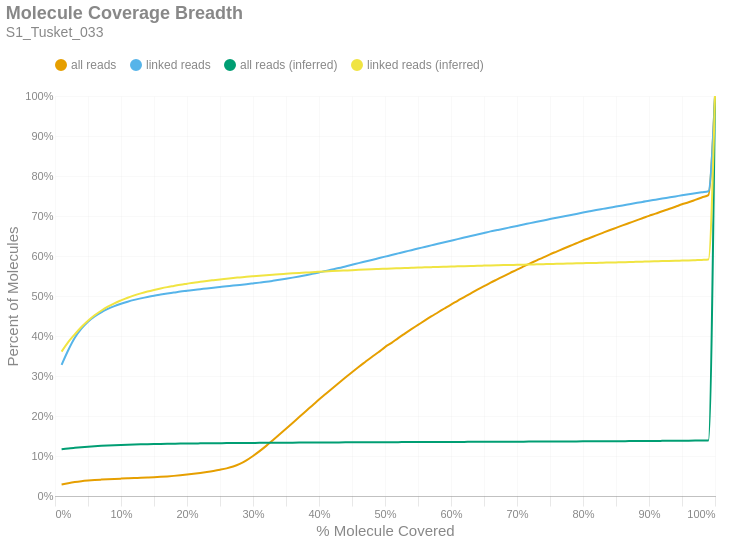

Notebook cell for this chart:
### Markdown cell above
### Molecule Read Coverage
This chart shows molecule coverage breadth as computed by the number of bases aligned to that molecule. In other words, "*how much of each unique long molecule is actually sequenced/aligned?*" Keep in mind there is a distinction between sequences and alignments, since some sequences belonging to a particular molecule may not align well and wouldn't appear in the alignment data. This chart also shows molecule coverage breadth as computed by the *inferred fragment* from which the aligned sequences originate. Unlike read coverage, this calculation takes into account the total insert size, including unsequenced gaps between the forward and reverse reads. Like the previous figures, these are cumulative percents.

### Code cell
if SKIPLR:
    print_html(f"Skipped")
else:
    binned_df = consolidated_hist(valids['coverage_bp'], mask, 0.01, True)
    binned_df_inf = consolidated_hist(valids['coverage_inserts'], mask, 0.01, True)
    binned_df = binned_df.with_columns(pl.lit(binned_df_inf['all reads (cumsum)']).alias('all reads (inferred)'))
    binned_df = binned_df.with_columns(pl.lit(binned_df_inf['linked reads (cumsum)']).alias('linked reads (inferred)'))
    binned_df = binned_df.with_columns(
        (pl.col('bin').cast(pl.Float64) + 0.01).alias('right_edge')
    )

    with SafeRender(binned_df):
        (
            density_plot(binned_df, 'Molecule Coverage Breadth', samplename, 'molcov', ['all reads (inferred)','linked reads (inferred)'])
            .encode(
                #x=alt.X('bin:Q', title="% Molecule Covered").axis(format = '%').scale(padding=0),
                x=alt.X('right_edge:Q', title="% Molecule Covered").axis(format='%').scale(padding=0),
                y=alt.Y('value:Q', title='Percent of Molecules')
                    .axis(format='%')
                    .stack(False)
                    .scale(domainMin=0, padding=0),
                color=alt.Color("key:N").scale(domain = ["all reads", "linked reads", "all reads (inferred)", "linked reads (inferred)"]),
                tooltip = [
                    alt.Tooltip("key:N", title = "Data Type"),
                    alt.Tooltip("range_label:N", title="% Molecule Covered"),
                    alt.Tooltip("value:Q", format = ".2%", title="% Molecules")
                ]
            )
        ).display()

### Figure 1 — Vega-Lite specification as saved in the notebook (floating-point values rounded to 4 significant figures)
{"width": "container", "height": 400, "config": {"title": {"anchor": "start", "dy": -15, "fontSize": 18, "color": "#888888", "subtitleColor": "#888888", "subtitleFontSize": 14}, "arc": {"fill": "#0072B2"}, "axis": {"domainColor": "#888888", "domainWidth": 0.5, "gridWidth": 0.2, "grid": false, "titleFontWeight": 400, "titleFontSize": 15, "labelFontSize": 11, "labelColor": "#888888", "tickColor": "#888888", "tickWidth": 0.2, "titleColor": "#888888"}, "axisBand": {"grid": false}, "axisX": {"grid": true, "tickSize": 10, "domainCap": "round"}, "axisY": {"domain": false, "grid": true, "tickSize": 0, "domainCap": "round"}, "background": "transparent", "header": {"labelFontSize": 15, "labelColor": "#888888", "titleFontSize": 15, "titleFontWeight": 600, "titleColor": "#888888"}, "legend": {"labelFont": "sans-serif", "labelFontSize": 12, "labelColor": "#888888", "symbolSize": 100, "symbolType": "circle", "titleFontSize": 12, "titlePadding": 10, "titleColor": "#888888", "title": null, "orient": "top"}, "range": {"category": ["#E69F00", "#56B4E9", "#009E73", "#F0E442", "#0072B2", "#D55E00", "#CC79A7", "#000000"], "diverging": ["#cfe8f3", "#a2d4ec", "#73bfe2", "#46abdb", "#1696d2", "#12719e"]}, "area": {"fill": "#0072B2", "fillOpacity": 0.7, "line": true, "strokeOpacity": 0.7}, "line": {"color": "#0072B2", "stroke": "#0072B2", "strokeWidth": 2}, "trail": {"color": "#0072B2", "stroke": "#0072B2", "strokeWidth": 0, "size": 1}, "point": {"filled": true, "fillOpacity": 1.0, "size": 95}, "text": {"color": "#888888", "fontSize": 11, "align": "right", "fontWeight": 400, "size": 11}, "bar": {"fill": "#0072B2", "stroke": null}, "view": {"stroke": null, "continuousWidth": 660, "continuousHeight": 400}}, "data": {"name": "data-b78da4c14fa269b20f65f8001231d767"}, "mark": {"type": "line", "interpolate": "monotone", "point": {"opacity": 0, "size": 275}}, "encoding": {"color": {"field": "key", "scale": {"domain": ["all reads", "linked reads", "all reads (inferred)", "linked reads (inferred)"]}, "type": "nominal"}, "tooltip": [{"field": "key", "title": "Data Type", "type": "nominal"}, {"field": "range_label", "title": "% Molecule Covered", "type": "nominal"}, {"field": "value", "format": ".2%", "title": "% Molecules", "type": "quantitative"}], "x": {"axis": {"format": "%"}, "field": "right_edge", "scale": {"padding": 0}, "title": "% Molecule Covered", "type": "quantitative"}, "y": {"axis": {"format": "%"}, "field": "value", "scale": {"domainMin": 0, "padding": 0}, "stack": false, "title": "Percent of Molecules", "type": "quantitative"}}, "params": [{"name": "param_c36ac31b6afebe62", "select": {"type": "point", "fields": ["key"]}, "bind": "legend"}], "title": {"text": "Molecule Coverage Breadth", "subtitle": "S1_Tusket_033"}, "transform": [{"fold": ["all reads (cumsum)", "linked reads (cumsum)", "all reads (inferred)", "linked reads (inferred)"]}, {"calculate": "replace(datum.key, ' (cumsum)', '')", "as": "key"}, {"filter": {"param": "param_c36ac31b6afebe62"}}], "usermeta": {"embedOptions": {"downloadFileName": "S1_Tusket_033.molcov"}}, "$schema": "https://vega.github.io/schema/vega-lite/v6.1.0.json", "datasets": {"data-b78da4c14fa269b20f65f8001231d767": [{"bin": "0.0", "interval": "0.0-0.01", "all reads": 0.02883, "linked reads": 0.3279, "all reads (cumsum)": 0.02883, "linked reads (cumsum)": 0.3279, "range_label": "0.0-0.01", "all reads (inferred)": 0.1168, "linked reads (inferred)": 0.3609, "right_edge": 0.01}, {"bin": "0.01", "interval": "0.01-0.02", "all reads": 0.003267, "linked reads": 0.03657, "all reads (cumsum)": 0.0321, "linked reads (cumsum)": 0.3644, "range_label": "0.01-0.02", "all reads (inferred)": 0.1188, "linked reads (inferred)": 0.3846, "right_edge": 0.02}, {"bin": "0.02", "interval": "0.02-0.03", "all reads": 0.002793, "linked reads": 0.03133, "all reads (cumsum)": 0.0349, "linked reads (cumsum)": 0.3958, "range_label": "0.02-0.03", "all reads (inferred)": 0.1205, "linked reads (inferred)": 0.4042, "right_edge": 0.03}, {"bin": "0.03", "interval": "0.03-0.04", "all reads": 0.002136, "linked reads": 0.02272, "all reads (cumsum)": 0.03703, "linked reads (cumsum)": 0.4185, "range_label": "0.03-0.04", "all reads (inferred)": 0.122, "linked reads (inferred)": 0.4226, "right_edge": 0.04}, {"bin": "0.04", "interval": "0.04-0.05", "all reads": 0.001614, "linked reads": 0.01734, "all reads (cumsum)": 0.03865, "linked reads (cumsum)": 0.4358, "range_label": "0.04-0.05", "all reads (inferred)": 0.1234, "linked reads (inferred)": 0.4381, "right_edge": 0.05}, {"bin": "0.05", "interval": "0.05-0.06", "all reads": 0.001318, "linked reads": 0.01319, "all reads (cumsum)": 0.03996, "linked reads (cumsum)": 0.449, "range_label": "0.05-0.06", "all reads (inferred)": 0.1246, "linked reads (inferred)": 0.4518, "right_edge": 0.06}, {"bin": "0.06", "interval": "0.06-0.07", "all reads": 0.001024, "linked reads": 0.01022, "all reads (cumsum)": 0.04099, "linked reads (cumsum)": 0.4593, "range_label": "0.06-0.07", "all reads (inferred)": 0.1255, "linked reads (inferred)": 0.4631, "right_edge": 0.07}, {"bin": "0.07", "interval": "0.07-0.08", "all reads": 0.0008937, "linked reads": 0.008384, "all reads (cumsum)": 0.04188, "linked reads (cumsum)": 0.4676, "range_label": "0.07-0.08", "all reads (inferred)": 0.1264, "linked reads (inferred)": 0.4733, "right_edge": 0.08}, {"bin": "0.08", "interval": "0.08-0.09", "all reads": 0.0008173, "linked reads": 0.007166, "all reads (cumsum)": 0.0427, "linked reads (cumsum)": 0.4748, "range_label": "0.08-0.09", "all reads (inferred)": 0.1271, "linked reads (inferred)": 0.4818, "right_edge": 0.09}, {"bin": "0.09", "interval": "0.09-0.1", "all reads": 0.0007488, "linked reads": 0.005867, "all reads (cumsum)": 0.04345, "linked reads (cumsum)": 0.4807, "range_label": "0.09-0.1", "all reads (inferred)": 0.1277, "linked reads (inferred)": 0.489, "right_edge": 0.1}, {"bin": "0.1", "interval": "0.1-0.11", "all reads": 0.00072, "linked reads": 0.005125, "all reads (cumsum)": 0.04417, "linked reads (cumsum)": 0.4858, "range_label": "0.1-0.11", "all reads (inferred)": 0.1282, "linked reads (inferred)": 0.4957, "right_edge": 0.11}, {"bin": "0.11", "interval": "0.11-0.12", "all reads": 0.0007068, "linked reads": 0.00449, "all reads (cumsum)": 0.04487, "linked reads (cumsum)": 0.4903, "range_label": "0.11-0.12", "all reads (inferred)": 0.1287, "linked reads (inferred)": 0.5015, "right_edge": 0.12}, {"bin": "0.12", "interval": "0.12-0.13", "all reads": 0.0006635, "linked reads": 0.003767, "all reads (cumsum)": 0.04554, "linked reads (cumsum)": 0.4941, "range_label": "0.12-0.13", "all reads (inferred)": 0.1291, "linked reads (inferred)": 0.5066, "right_edge": 0.13}, {"bin": "0.13", "interval": "0.13-0.14", "all reads": 0.0007156, "linked reads": 0.003541, "all reads (cumsum)": 0.04625, "linked reads (cumsum)": 0.4976, "range_label": "0.13-0.14", "all reads (inferred)": 0.1295, "linked reads (inferred)": 0.5112, "right_edge": 0.14}, {"bin": "0.14", "interval": "0.14-0.15", "all reads": 0.0007557, "linked reads": 0.003204, "all reads (cumsum)": 0.04701, "linked reads (cumsum)": 0.5008, "range_label": "0.14-0.15", "all reads (inferred)": 0.1298, "linked reads (inferred)": 0.5152, "right_edge": 0.15}, {"bin": "0.15", "interval": "0.15-0.16", "all reads": 0.0008753, "linked reads": 0.002775, "all reads (cumsum)": 0.04788, "linked reads (cumsum)": 0.5036, "range_label": "0.15-0.16", "all reads (inferred)": 0.1302, "linked reads (inferred)": 0.5188, "right_edge": 0.16}, {"bin": "0.16", "interval": "0.16-0.17", "all reads": 0.00111, "linked reads": 0.002624, "all reads (cumsum)": 0.04899, "linked reads (cumsum)": 0.5062, "range_label": "0.16-0.17", "all reads (inferred)": 0.1304, "linked reads (inferred)": 0.5222, "right_edge": 0.17}, {"bin": "0.17", "interval": "0.17-0.18", "all reads": 0.001315, "linked reads": 0.002338, "all reads (cumsum)": 0.05031, "linked reads (cumsum)": 0.5085, "range_label": "0.17-0.18", "all reads (inferred)": 0.1307, "linked reads (inferred)": 0.5253, "right_edge": 0.18}, {"bin": "0.18", "interval": "0.18-0.19", "all reads": 0.00153, "linked reads": 0.002461, "all reads (cumsum)": 0.05184, "linked reads (cumsum)": 0.511, "range_label": "0.18-0.19", "all reads (inferred)": 0.131, "linked reads (inferred)": 0.5283, "right_edge": 0.19}, {"bin": "0.19", "interval": "0.19-0.2", "all reads": 0.00178, "linked reads": 0.002068, "all reads (cumsum)": 0.05362, "linked reads (cumsum)": 0.5131, "range_label": "0.19-0.2", "all reads (inferred)": 0.1312, "linked reads (inferred)": 0.5308, "right_edge": 0.2}, {"bin": "0.2", "interval": "0.2-0.21", "all reads": 0.00195, "linked reads": 0.002108, "all reads (cumsum)": 0.05557, "linked reads (cumsum)": 0.5152, "range_label": "0.2-0.21", "all reads (inferred)": 0.1314, "linked reads (inferred)": 0.5333, "right_edge": 0.21}, {"bin": "0.21", "interval": "0.21-0.22", "all reads": 0.002154, "linked reads": 0.00187, "all reads (cumsum)": 0.05772, "linked reads (cumsum)": 0.517, "range_label": "0.21-0.22", "all reads (inferred)": 0.1316, "linked reads (inferred)": 0.5355, "right_edge": 0.22}, {"bin": "0.22", "interval": "0.22-0.23", "all reads": 0.0024, "linked reads": 0.001933, "all reads (cumsum)": 0.06012, "linked reads (cumsum)": 0.519, "range_label": "0.22-0.23", "all reads (inferred)": 0.1318, "linked reads (inferred)": 0.5377, "right_edge": 0.23}, {"bin": "0.23", "interval": "0.23-0.24", "all reads": 0.00262, "linked reads": 0.00183, "all reads (cumsum)": 0.06274, "linked reads (cumsum)": 0.5208, "range_label": "0.23-0.24", "all reads (inferred)": 0.1319, "linked reads (inferred)": 0.5397, "right_edge": 0.24}, {"bin": "0.24", "interval": "0.24-0.25", "all reads": 0.002956, "linked reads": 0.001711, "all reads (cumsum)": 0.0657, "linked reads (cumsum)": 0.5225, "range_label": "0.24-0.25", "all reads (inferred)": 0.1321, "linked reads (inferred)": 0.5415, "right_edge": 0.25}, {"bin": "0.25", "interval": "0.25-0.26", "all reads": 0.003395, "linked reads": 0.001727, "all reads (cumsum)": 0.06909, "linked reads (cumsum)": 0.5242, "range_label": "0.25-0.26", "all reads (inferred)": 0.1322, "linked reads (inferred)": 0.5433, "right_edge": 0.26}, {"bin": "0.26", "interval": "0.26-0.27", "all reads": 0.004506, "linked reads": 0.001798, "all reads (cumsum)": 0.0736, "linked reads (cumsum)": 0.526, "range_label": "0.26-0.27", "all reads (inferred)": 0.1324, "linked reads (inferred)": 0.545, "right_edge": 0.27}, {"bin": "0.27", "interval": "0.27-0.28", "all reads": 0.006592, "linked reads": 0.001651, "all reads (cumsum)": 0.08019, "linked reads (cumsum)": 0.5277, "range_label": "0.27-0.28", "all reads (inferred)": 0.1325, "linked reads (inferred)": 0.5465, "right_edge": 0.28}, {"bin": "0.28", "interval": "0.28-0.29", "all reads": 0.008985, "linked reads": 0.001786, "all reads (cumsum)": 0.08918, "linked reads (cumsum)": 0.5295, "range_label": "0.28-0.29", "all reads (inferred)": 0.1327, "linked reads (inferred)": 0.5481, "right_edge": 0.29}, {"bin": "0.29", "interval": "0.29-0.3", "all reads": 0.01096, "linked reads": 0.001953, "all reads (cumsum)": 0.1001, "linked reads (cumsum)": 0.5314, "range_label": "0.29-0.3", "all reads (inferred)": 0.1328, "linked reads (inferred)": 0.5494, "right_edge": 0.3}, {"bin": "0.3", "interval": "0.3-0.31", "all reads": 0.01201, "linked reads": 0.001993, "all reads (cumsum)": 0.1121, "linked reads (cumsum)": 0.5334, "range_label": "0.3-0.31", "all reads (inferred)": 0.1329, "linked reads (inferred)": 0.5506, "right_edge": 0.31}, {"bin": "0.31", "interval": "0.31-0.32", "all reads": 0.01314, "linked reads": 0.0021, "all reads (cumsum)": 0.1253, "linked reads (cumsum)": 0.5355, "range_label": "0.31-0.32", "all reads (inferred)": 0.133, "linked reads (inferred)": 0.5519, "right_edge": 0.32}, {"bin": "0.32", "interval": "0.32-0.33", "all reads": 0.01402, "linked reads": 0.002434, "all reads (cumsum)": 0.1393, "linked reads (cumsum)": 0.538, "range_label": "0.32-0.33", "all reads (inferred)": 0.1331, "linked reads (inferred)": 0.5532, "right_edge": 0.33}, {"bin": "0.33", "interval": "0.33-0.34", "all reads": 0.01422, "linked reads": 0.00258, "all reads (cumsum)": 0.1535, "linked reads (cumsum)": 0.5405, "range_label": "0.33-0.34", "all reads (inferred)": 0.1332, "linked reads (inferred)": 0.5545, "right_edge": 0.34}, {"bin": "0.34", "interval": "0.34-0.35", "all reads": 0.01449, "linked reads": 0.002656, "all reads (cumsum)": 0.168, "linked reads (cumsum)": 0.5432, "range_label": "0.34-0.35", "all reads (inferred)": 0.1333, "linked reads (inferred)": 0.5555, "right_edge": 0.35}, {"bin": "0.35", "interval": "0.35-0.36", "all reads": 0.01467, "linked reads": 0.002711, "all reads (cumsum)": 0.1827, "linked reads (cumsum)": 0.5459, "range_label": "0.35-0.36", "all reads (inferred)": 0.1334, "linked reads (inferred)": 0.5566, "right_edge": 0.36}, {"bin": "0.36", "interval": "0.36-0.37", "all reads": 0.0147, "linked reads": 0.002922, "all reads (cumsum)": 0.1974, "linked reads (cumsum)": 0.5488, "range_label": "0.36-0.37", "all reads (inferred)": 0.1335, "linked reads (inferred)": 0.5576, "right_edge": 0.37}, {"bin": "0.37", "interval": "0.37-0.38", "all reads": 0.01461, "linked reads": 0.0031, "all reads (cumsum)": 0.212, "linked reads (cumsum)": 0.5519, "range_label": "0.37-0.38", "all reads (inferred)": 0.1336, "linked reads (inferred)": 0.5585, "right_edge": 0.38}, {"bin": "0.38", "interval": "0.38-0.39", "all reads": 0.01451, "linked reads": 0.00345, "all reads (cumsum)": 0.2265, "linked reads (cumsum)": 0.5554, "range_label": "0.38-0.39", "all reads (inferred)": 0.1337, "linked reads (inferred)": 0.5596, "right_edge": 0.39}, {"bin": "0.39", "interval": "0.39-0.4", "all reads": 0.01462, "linked reads": 0.003581, "all reads (cumsum)": 0.2411, "linked reads (cumsum)": 0.559, "range_label": "0.39-0.4", "all reads (inferred)": 0.1338, "linked reads (inferred)": 0.5605, "right_edge": 0.4}, {"bin": "0.4", "interval": "0.4-0.41", "all reads": 0.01389, "linked reads": 0.003374, "all reads (cumsum)": 0.255, "linked reads (cumsum)": 0.5623, "range_label": "0.4-0.41", "all reads (inferred)": 0.1339, "linked reads (inferred)": 0.5614, "right_edge": 0.41}, {"bin": "0.41", "interval": "0.41-0.42", "all reads": 0.01399, "linked reads": 0.00397, "all reads (cumsum)": 0.269, "linked reads (cumsum)": 0.5663, "range_label": "0.41-0.42", "all reads (inferred)": 0.1339, "linked reads (inferred)": 0.5623, "right_edge": 0.42}, {"bin": "0.42", "interval": "0.42-0.43", "all reads": 0.01367, "linked reads": 0.003561, "all reads (cumsum)": 0.2827, "linked reads (cumsum)": 0.5699, "range_label": "0.42-0.43", "all reads (inferred)": 0.134, "linked reads (inferred)": 0.5631, "right_edge": 0.43}, {"bin": "0.43", "interval": "0.43-0.44", "all reads": 0.01345, "linked reads": 0.004065, "all reads (cumsum)": 0.2961, "linked reads (cumsum)": 0.5739, "range_label": "0.43-0.44", "all reads (inferred)": 0.1341, "linked reads (inferred)": 0.5638, "right_edge": 0.44}, {"bin": "0.44", "interval": "0.44-0.45", "all reads": 0.01331, "linked reads": 0.004077, "all reads (cumsum)": 0.3094, "linked reads (cumsum)": 0.578, "range_label": "0.44-0.45", "all reads (inferred)": 0.1342, "linked reads (inferred)": 0.5645, "right_edge": 0.45}, {"bin": "0.45", "interval": "0.45-0.46", "all reads": 0.01307, "linked reads": 0.004145, "all reads (cumsum)": 0.3225, "linked reads (cumsum)": 0.5822, "range_label": "0.45-0.46", "all reads (inferred)": 0.1343, "linked reads (inferred)": 0.5654, "right_edge": 0.46}, {"bin": "0.46", "interval": "0.46-0.47", "all reads": 0.01262, "linked reads": 0.004014, "all reads (cumsum)": 0.3351, "linked reads (cumsum)": 0.5862, "range_label": "0.46-0.47", "all reads (inferred)": 0.1343, "linked reads (inferred)": 0.5661, "right_edge": 0.47}, {"bin": "0.47", "interval": "0.47-0.48", "all reads": 0.01252, "linked reads": 0.00401, "all reads (cumsum)": 0.3476, "linked reads (cumsum)": 0.5902, "range_label": "0.47-0.48", "all reads (inferred)": 0.1344, "linked reads (inferred)": 0.5668, "right_edge": 0.48}, {"bin": "0.48", "interval": "0.48-0.49", "all reads": 0.01176, "linked reads": 0.004125, "all reads (cumsum)": 0.3594, "linked reads (cumsum)": 0.5943, "range_label": "0.48-0.49", "all reads (inferred)": 0.1345, "linked reads (inferred)": 0.5675, "right_edge": 0.49}, {"bin": "0.49", "interval": "0.49-0.5", "all reads": 0.01286, "linked reads": 0.004101, "all reads (cumsum)": 0.3723, "linked reads (cumsum)": 0.5984, "range_label": "0.49-0.5", "all reads (inferred)": 0.1345, "linked reads (inferred)": 0.5681, "right_edge": 0.5}, {"bin": "0.5", "interval": "0.5-0.51", "all reads": 0.01071, "linked reads": 0.00391, "all reads (cumsum)": 0.383, "linked reads (cumsum)": 0.6023, "range_label": "0.5-0.51", "all reads (inferred)": 0.1346, "linked reads (inferred)": 0.5688, "right_edge": 0.51}, {"bin": "0.51", "interval": "0.51-0.52", "all reads": 0.01187, "linked reads": 0.004212, "all reads (cumsum)": 0.3948, "linked reads (cumsum)": 0.6065, "range_label": "0.51-0.52", "all reads (inferred)": 0.1347, "linked reads (inferred)": 0.5694, "right_edge": 0.52}, {"bin": "0.52", "interval": "0.52-0.53", "all reads": 0.01118, "linked reads": 0.004168, "all reads (cumsum)": 0.406, "linked reads (cumsum)": 0.6107, "range_label": "0.52-0.53", "all reads (inferred)": 0.1347, "linked reads (inferred)": 0.5699, "right_edge": 0.53}, {"bin": "0.53", "interval": "0.53-0.54", "all reads": 0.01103, "linked reads": 0.003914, "all reads (cumsum)": 0.4171, "linked reads (cumsum)": 0.6146, "range_label": "0.53-0.54", "all reads (inferred)": 0.1348, "linked reads (inferred)": 0.5705, "right_edge": 0.54}, {"bin": "0.54", "interval": "0.54-0.55", "all reads": 0.01066, "linked reads": 0.004057, "all reads (cumsum)": 0.4277, "linked reads (cumsum)": 0.6187, "range_label": "0.54-0.55", "all reads (inferred)": 0.1349, "linked reads (inferred)": 0.5711, "right_edge": 0.55}, {"bin": "0.55", "interval": "0.55-0.56", "all reads": 0.01072, "linked reads": 0.003962, "all reads (cumsum)": 0.4384, "linked reads (cumsum)": 0.6226, "range_label": "0.55-0.56", "all reads (inferred)": 0.1349, "linked reads (inferred)": 0.5716, "right_edge": 0.56}, {"bin": "0.56", "interval": "0.56-0.57", "all reads": 0.01043, "linked reads": 0.003994, "all reads (cumsum)": 0.4489, "linked reads (cumsum)": 0.6266, "range_label": "0.56-0.57", "all reads (inferred)": 0.135, "linked reads (inferred)": 0.5722, "right_edge": 0.57}, {"bin": "0.57", "interval": "0.57-0.58", "all reads": 0.009916, "linked reads": 0.00399, "all reads (cumsum)": 0.4588, "linked reads (cumsum)": 0.6306, "range_label": "0.57-0.58", "all reads (inferred)": 0.1351, "linked reads (inferred)": 0.5727, "right_edge": 0.58}, {"bin": "0.58", "interval": "0.58-0.59", "all reads": 0.01001, "linked reads": 0.004002, "all reads (cumsum)": 0.4688, "linked reads (cumsum)": 0.6346, "range_label": "0.58-0.59", "all reads (inferred)": 0.1351, "linked reads (inferred)": 0.5732, "right_edge": 0.59}, {"bin": "0.59", "interval": "0.59-0.6", "all reads": 0.009925, "linked reads": 0.003759, "all reads (cumsum)": 0.4787, "linked reads (cumsum)": 0.6384, "range_label": "0.59-0.6", "all reads (inferred)": 0.1352, "linked reads (inferred)": 0.5736, "right_edge": 0.6}, {"bin": "0.6", "interval": "0.6-0.61", "all reads": 0.009201, "linked reads": 0.003767, "all reads (cumsum)": 0.4879, "linked reads (cumsum)": 0.6421, "range_label": "0.6-0.61", "all reads (inferred)": 0.1352, "linked reads (inferred)": 0.5741, "right_edge": 0.61}, {"bin": "0.61", "interval": "0.61-0.62", "all reads": 0.009544, "linked reads": 0.003962, "all reads (cumsum)": 0.4975, "linked reads (cumsum)": 0.6461, "range_label": "0.61-0.62", "all reads (inferred)": 0.1353, "linked reads (inferred)": 0.5745, "right_edge": 0.62}, {"bin": "0.62", "interval": "0.62-0.63", "all reads": 0.009144, "linked reads": 0.003978, "all reads (cumsum)": 0.5066, "linked reads (cumsum)": 0.6501, "range_label": "0.62-0.63", "all reads (inferred)": 0.1354, "linked reads (inferred)": 0.575, "right_edge": 0.63}, {"bin": "0.63", "interval": "0.63-0.64", "all reads": 0.009077, "linked reads": 0.003823, "all reads (cumsum)": 0.5157, "linked reads (cumsum)": 0.6539, "range_label": "0.63-0.64", "all reads (inferred)": 0.1354, "linked reads (inferred)": 0.5755, "right_edge": 0.64}, {"bin": "0.64", "interval": "0.64-0.65", "all reads": 0.008726, "linked reads": 0.003815, "all reads (cumsum)": 0.5244, "linked reads (cumsum)": 0.6577, "range_label": "0.64-0.65", "all reads (inferred)": 0.1355, "linked reads (inferred)": 0.576, "right_edge": 0.65}, {"bin": "0.65", "interval": "0.65-0.66", "all reads": 0.008849, "linked reads": 0.003799, "all reads (cumsum)": 0.5333, "linked reads (cumsum)": 0.6615, "range_label": "0.65-0.66", "all reads (inferred)": 0.1356, "linked reads (inferred)": 0.5764, "right_edge": 0.66}, {"bin": "0.66", "interval": "0.66-0.67", "all reads": 0.00831, "linked reads": 0.003339, "all reads (cumsum)": 0.5416, "linked reads (cumsum)": 0.6649, "range_label": "0.66-0.67", "all reads (inferred)": 0.1356, "linked reads (inferred)": 0.5768, "right_edge": 0.67}, {"bin": "0.67", "interval": "0.67-0.68", "all reads": 0.008324, "linked reads": 0.003382, "all reads (cumsum)": 0.5499, "linked reads (cumsum)": 0.6682, "range_label": "0.67-0.68", "all reads (inferred)": 0.1357, "linked reads (inferred)": 0.5772, "right_edge": 0.68}, {"bin": "0.68", "interval": "0.68-0.69", "all reads": 0.00812, "linked reads": 0.003497, "all reads (cumsum)": 0.558, "linked reads (cumsum)": 0.6717, "range_label": "0.68-0.69", "all reads (inferred)": 0.1358, "linked reads (inferred)": 0.5776, "right_edge": 0.69}, {"bin": "0.69", "interval": "0.69-0.7", "all reads": 0.008106, "linked reads": 0.003525, "all reads (cumsum)": 0.5661, "linked reads (cumsum)": 0.6753, "range_label": "0.69-0.7", "all reads (inferred)": 0.1358, "linked reads (inferred)": 0.578, "right_edge": 0.7}, {"bin": "0.7", "interval": "0.7-0.71", "all reads": 0.007735, "linked reads": 0.003394, "all reads (cumsum)": 0.5739, "linked reads (cumsum)": 0.6787, "range_label": "0.7-0.71", "all reads (inferred)": 0.1359, "linked reads (inferred)": 0.5784, "right_edge": 0.71}, {"bin": "0.71", "interval": "0.71-0.72", "all reads": 0.007625, "linked reads": 0.003577, "all reads (cumsum)": 0.5815, "linked reads (cumsum)": 0.6822, "range_label": "0.71-0.72", "all reads (inferred)": 0.136, "linked reads (inferred)": 0.5788, "right_edge": 0.72}, {"bin": "0.72", "interval": "0.72-0.73", "all reads": 0.007661, "linked reads": 0.003366, "all reads (cumsum)": 0.5891, "linked reads (cumsum)": 0.6856, "range_label": "0.72-0.73", "all reads (inferred)": 0.136, "linked reads (inferred)": 0.5792, "right_edge": 0.73}, {"bin": "0.73", "interval": "0.73-0.74", "all reads": 0.007338, "linked reads": 0.003382, "all reads (cumsum)": 0.5965, "linked reads (cumsum)": 0.689, "range_label": "0.73-0.74", "all reads (inferred)": 0.1361, "linked reads (inferred)": 0.5796, "right_edge": 0.74}, {"bin": "0.74", "interval": "0.74-0.75", "all reads": 0.007705, "linked reads": 0.003319, "all reads (cumsum)": 0.6042, "linked reads (cumsum)": 0.6923, "range_label": "0.74-0.75", "all reads (inferred)": 0.1362, "linked reads (inferred)": 0.58, "right_edge": 0.75}, {"bin": "0.75", "interval": "0.75-0.76", "all reads": 0.006942, "linked reads": 0.003351, "all reads (cumsum)": 0.6111, "linked reads (cumsum)": 0.6956, "range_label": "0.75-0.76", "all reads (inferred)": 0.1362, "linked reads (inferred)": 0.5804, "right_edge": 0.76}, {"bin": "0.76", "interval": "0.76-0.77", "all reads": 0.006987, "linked reads": 0.003041, "all reads (cumsum)": 0.6181, "linked reads (cumsum)": 0.6987, "range_label": "0.76-0.77", "all reads (inferred)": 0.1363, "linked reads (inferred)": 0.5809, "right_edge": 0.77}, {"bin": "0.77", "interval": "0.77-0.78", "all reads": 0.006873, "linked reads": 0.003136, "all reads (cumsum)": 0.625, "linked reads (cumsum)": 0.7018, "range_label": "0.77-0.78", "all reads (inferred)": 0.1364, "linked reads (inferred)": 0.5813, "right_edge": 0.78}, {"bin": "0.78", "interval": "0.78-0.79", "all reads": 0.006802, "linked reads": 0.003426, "all reads (cumsum)": 0.6318, "linked reads (cumsum)": 0.7052, "range_label": "0.78-0.79", "all reads (inferred)": 0.1365, "linked reads (inferred)": 0.5817, "right_edge": 0.79}, {"bin": "0.79", "interval": "0.79-0.8", "all reads": 0.006996, "linked reads": 0.003319, "all reads (cumsum)": 0.6388, "linked reads (cumsum)": 0.7086, "range_label": "0.79-0.8", "all reads (inferred)": 0.1366, "linked reads (inferred)": 0.582, "right_edge": 0.8}, {"bin": "0.8", "interval": "0.8-0.81", "all reads": 0.006279, "linked reads": 0.003255, "all reads (cumsum)": 0.6451, "linked reads (cumsum)": 0.7118, "range_label": "0.8-0.81", "all reads (inferred)": 0.1367, "linked reads (inferred)": 0.5824, "right_edge": 0.81}, {"bin": "0.81", "interval": "0.81-0.82", "all reads": 0.006485, "linked reads": 0.00314, "all reads (cumsum)": 0.6516, "linked reads (cumsum)": 0.715, "range_label": "0.81-0.82", "all reads (inferred)": 0.1368, "linked reads (inferred)": 0.5828, "right_edge": 0.82}, {"bin": "0.82", "interval": "0.82-0.83", "all reads": 0.006408, "linked reads": 0.002886, "all reads (cumsum)": 0.658, "linked reads (cumsum)": 0.7178, "range_label": "0.82-0.83", "all reads (inferred)": 0.1369, "linked reads (inferred)": 0.5833, "right_edge": 0.83}, {"bin": "0.83", "interval": "0.83-0.84", "all reads": 0.006323, "linked reads": 0.002854, "all reads (cumsum)": 0.6643, "linked reads (cumsum)": 0.7207, "range_label": "0.83-0.84", "all reads (inferred)": 0.1369, "linked reads (inferred)": 0.5836, "right_edge": 0.84}, {"bin": "0.84", "interval": "0.84-0.85", "all reads": 0.006078, "linked reads": 0.002985, "all reads (cumsum)": 0.6704, "linked reads (cumsum)": 0.7237, "range_label": "0.84-0.85", "all reads (inferred)": 0.137, "linked reads (inferred)": 0.584, "right_edge": 0.85}, {"bin": "0.85", "interval": "0.85-0.86", "all reads": 0.006095, "linked reads": 0.002803, "all reads (cumsum)": 0.6765, "linked reads (cumsum)": 0.7265, "range_label": "0.85-0.86", "all reads (inferred)": 0.1371, "linked reads (inferred)": 0.5844, "right_edge": 0.86}, {"bin": "0.86", "interval": "0.86-0.87", "all reads": 0.005997, "linked reads": 0.003029, "all reads (cumsum)": 0.6825, "linked reads (cumsum)": 0.7295, "range_label": "0.86-0.87", "all reads (inferred)": 0.1372, "linked reads (inferred)": 0.5848, "right_edge": 0.87}, {"bin": "0.87", "interval": "0.87-0.88", "all reads": 0.006023, "linked reads": 0.002914, "all reads (cumsum)": 0.6885, "linked reads (cumsum)": 0.7324, "range_label": "0.87-0.88", "all reads (inferred)": 0.1373, "linked reads (inferred)": 0.5853, "right_edge": 0.88}, {"bin": "0.88", "interval": "0.88-0.89", "all reads": 0.005872, "linked reads": 0.002664, "all reads (cumsum)": 0.6943, "linked reads (cumsum)": 0.7351, "range_label": "0.88-0.89", "all reads (inferred)": 0.1375, "linked reads (inferred)": 0.5858, "right_edge": 0.89}, {"bin": "0.89", "interval": "0.89-0.9", "all reads": 0.006002, "linked reads": 0.003001, "all reads (cumsum)": 0.7003, "linked reads (cumsum)": 0.7381, "range_label": "0.89-0.9", "all reads (inferred)": 0.1376, "linked reads (inferred)": 0.5863, "right_edge": 0.9}, {"bin": "0.9", "interval": "0.9-0.91", "all reads": 0.005521, "linked reads": 0.002763, "all reads (cumsum)": 0.7059, "linked reads (cumsum)": 0.7409, "range_label": "0.9-0.91", "all reads (inferred)": 0.1377, "linked reads (inferred)": 0.5867, "right_edge": 0.91}, {"bin": "0.91", "interval": "0.91-0.92", "all reads": 0.006144, "linked reads": 0.002795, "all reads (cumsum)": 0.712, "linked reads (cumsum)": 0.7437, "range_label": "0.91-0.92", "all reads (inferred)": 0.1378, "linked reads (inferred)": 0.5872, "right_edge": 0.92}, {"bin": "0.92", "interval": "0.92-0.93", "all reads": 0.00532, "linked reads": 0.002628, "all reads (cumsum)": 0.7173, "linked reads (cumsum)": 0.7463, "range_label": "0.92-0.93", "all reads (inferred)": 0.138, "linked reads (inferred)": 0.5876, "right_edge": 0.93}, {"bin": "0.93", "interval": "0.93-0.94", "all reads": 0.005753, "linked reads": 0.002684, "all reads (cumsum)": 0.7231, "linked reads (cumsum)": 0.749, "range_label": "0.93-0.94", "all reads (inferred)": 0.1381, "linked reads (inferred)": 0.588, "right_edge": 0.94}, {"bin": "0.94", "interval": "0.94-0.95", "all reads": 0.006115, "linked reads": 0.002858, "all reads (cumsum)": 0.7292, "linked reads (cumsum)": 0.7518, "range_label": "0.94-0.95", "all reads (inferred)": 0.1382, "linked reads (inferred)": 0.5885, "right_edge": 0.95}, {"bin": "0.95", "interval": "0.95-0.96", "all reads": 0.005064, "linked reads": 0.002584, "all reads (cumsum)": 0.7343, "linked reads (cumsum)": 0.7544, "range_label": "0.95-0.96", "all reads (inferred)": 0.1384, "linked reads (inferred)": 0.589, "right_edge": 0.96}, {"bin": "0.96", "interval": "0.96-0.97", "all reads": 0.005925, "linked reads": 0.002406, "all reads (cumsum)": 0.7402, "linked reads (cumsum)": 0.7568, "range_label": "0.96-0.97", "all reads (inferred)": 0.1386, "linked reads (inferred)": 0.5896, "right_edge": 0.97}, {"bin": "0.97", "interval": "0.97-0.98", "all reads": 0.006135, "linked reads": 0.002529, "all reads (cumsum)": 0.7463, "linked reads (cumsum)": 0.7593, "range_label": "0.97-0.98", "all reads (inferred)": 0.1387, "linked reads (inferred)": 0.5902, "right_edge": 0.98}, {"bin": "0.98", "interval": "0.98-0.99", "all reads": 0.00585, "linked reads": 0.002545, "all reads (cumsum)": 0.7522, "linked reads (cumsum)": 0.7619, "range_label": "0.98-0.99", "all reads (inferred)": 0.139, "linked reads (inferred)": 0.5911, "right_edge": 0.99}, {"bin": "0.99", "interval": "0.99-1.0", "all reads": 0.2478, "linked reads": 0.2381, "all reads (cumsum)": 1.0, "linked reads (cumsum)": 1.0, "range_label": "0.99-1.0", "all reads (inferred)": 1.0, "linked reads (inferred)": 1.0, "right_edge": 1.0}]}}
